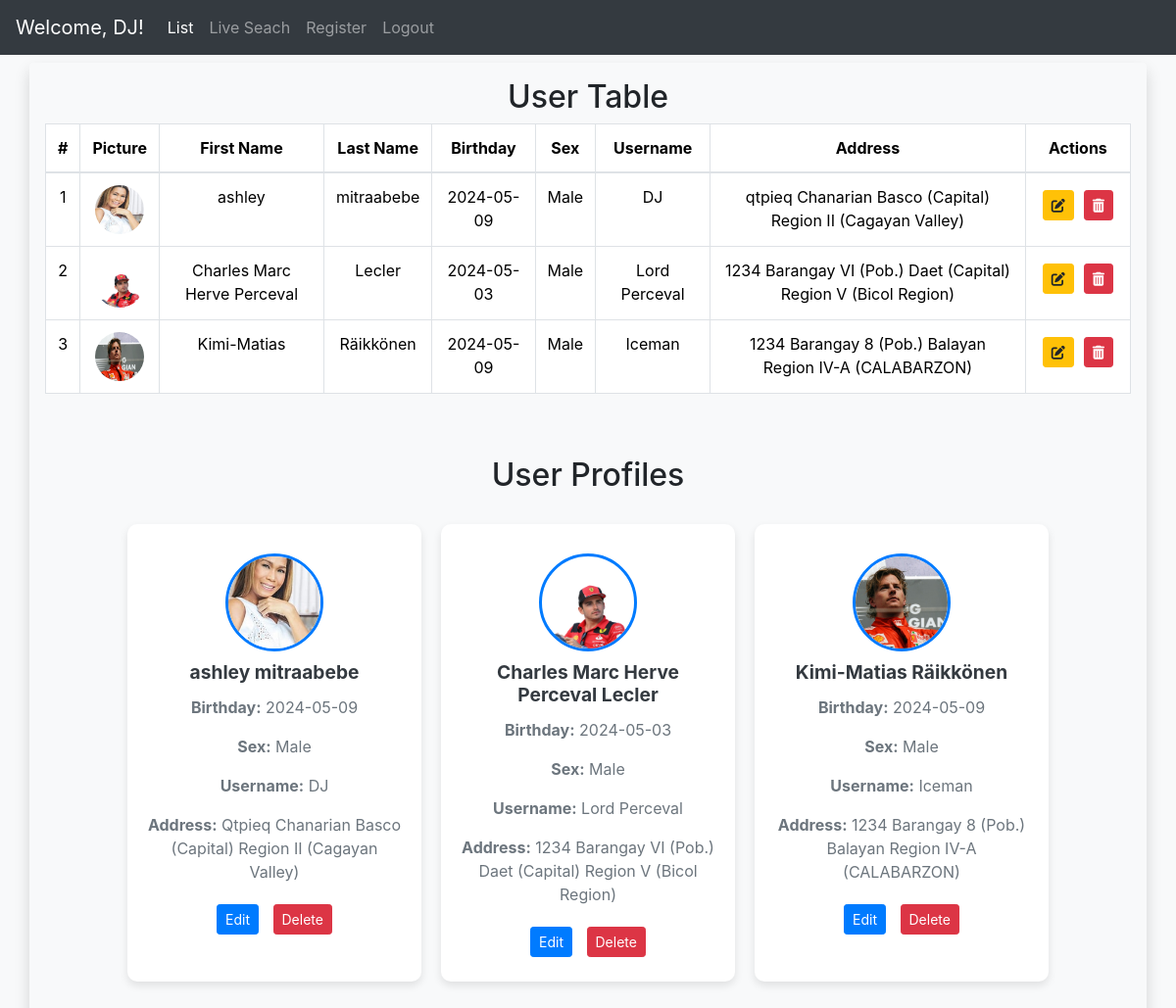
The page /index.php (signed in) on the database its author committed.
### tables this page shows
CREATE TABLE `users` (
  `user_id` int(11) NOT NULL,
  `username` varchar(255) DEFAULT NULL,
  `passwords` varchar(255) DEFAULT NULL,
  `first_name` varchar(225) DEFAULT NULL,
  `last_name` varchar(225) DEFAULT NULL,
  `user_email` varchar(255) NOT NULL,
  `birthday` date DEFAULT NULL,
  `sex` varchar(225) DEFAULT NULL,
  `user_profile` varchar(225) NOT NULL
);

### classes/database.php (called while the page is built, shortened)
<?php
class database{
    function opencon(){
        return new PDO('mysql:host=localhost; dbname=loginmethod', 'root', '');
    }
    function view(){
        $con = $this->opencon();
        return $con->query("SELECT users.user_id, users.user_profile, users.first_name, users.last_name,users.passwords, users.birthday, users.sex, users.username, CONCAT(users_address.Users_add_street,' ', users_address.Users_add_barangay,' ', users_address.Users_add_city,' ', users_address.User_add_province) AS address FROM users JOIN users_address ON users.user_id=users_address.user_id")->fetchAll();
    }
}

### index.php (the view, shortened to what this page needs)
<?php
require_once('classes/database.php');
$con = new database();
?>
<!DOCTYPE html>
<html lang="en">
<head>
  <link rel="stylesheet" href="./bootstrap-5.3.3-dist/css/bootstrap.css">
  <link href="https://stackpath.bootstrapcdn.com/bootstrap/4.5.2/css/bootstrap.min.css" rel="stylesheet">
  <link rel="stylesheet" href="https://cdnjs.cloudflare.com/ajax/libs/font-awesome/5.15.4/css/all.min.css">
  <link rel="stylesheet" href="https://cdnjs.cloudflare.com/ajax/libs/font-awesome/6.0.0-beta3/css/all.min.css">
<link rel="stylesheet" href="./includes/style.css">
</head>
<body>
<?php include('includes/navbar.php'); ?>
<div class="container user-info rounded shadow p-3 my-2">
<h2 class="text-center mb-2">User Table</h2>
  <div class="table-responsive text-center">
    <table class="table table-bordered">
      <thead>
        <tr>
          <th>#</th>
          <th>Picture</th>
          <th>First Name</th>
          <th>Last Name</th>
          <th>Birthday</th>
          <th>Sex</th>
          <th>Username</th>
          <th>Address</th>
          <th>Actions</th>
        </tr>
      </thead>
      <tbody>
        <?php
        $counter = 1;
        $data = $con-> view();
        foreach($data as $rows) {
        ?>
        <tr>
          <td><?php echo $counter++?></td>
          <td>
          <?php if (!empty($rows['user_profile'])): ?>
          <img src="<?php echo htmlspecialchars($rows['user_profile']); ?>" alt="Profile Picture" style="width: 50px; height: 50px; border-radius: 50%;">
          <?php else: ?>
          <img src="path/to/default/profile/pic.jpg" alt="Default Profile Picture" style="width: 50px; height: 50px; border-radius: 50%;">
          <?php endif; ?></td>
          <td><?php echo $rows['first_name'];?></td>
          <td><?php echo $rows['last_name'];?></td>
          <td><?php echo $rows['birthday'];?></td>
          <td><?php echo $rows['sex'];?></td>
          <td><?php echo $rows['username'];?></td>
          <td><?php echo $rows['address'];?></td>
          <td>
          <div class="btn-group" role="group">
          <form action="update.php" method="post" class="d-inline">
              <button type="submit" class="btn btn-warning btn-sm">
                <i class="fas fa-edit"></i>
              </button>
          </form>
          <form method="POST" class="d-inline">
              <button type="submit" name="delete" class="btn btn-danger btn-sm" onclick="return confirm('Are you sure you want to delete this user?')">
                <i class="fas fa-trash-alt"></i>
              </button>
          </form>
        </div>
        </td>
        </tr>
        <?php
        }
        ?>
      </tbody>
    </table>
  </div>
  <div class="container my-5">
        <h2 class="text-center">User Profiles</h2>
        <div class="card-container">
            <?php
            $data = $con->view();
            foreach ($data as $rows) {
            ?>
            <div class="card">
                <div class="card-body text-center">
                    <?php if (!empty($rows['user_profile'])): ?>
                        <img src="<?php echo htmlspecialchars($rows['user_profile']); ?>" alt="Profile Picture" class="profile-img">
                    <?php else: ?>
                        <img src="path/to/default/profile/pic.jpg" alt="Default Profile Picture" class="profile-img">
                    <?php endif; ?>
                    <h5 class="card-title"><?php echo htmlspecialchars($rows['first_name']) . ' ' . htmlspecialchars($rows['last_name']); ?></h5>
                    <p class="card-text"><strong>Birthday:</strong> <?php echo htmlspecialchars($rows['birthday']); ?></p>
                    <p class="card-text"><strong>Sex:</strong> <?php echo htmlspecialchars($rows['sex']); ?></p>
                    <p class="card-text"><strong>Username:</strong> <?php echo htmlspecialchars($rows['username']); ?></p>
                    <p class="card-text"><strong>Address:</strong> <?php echo ucwords(htmlspecialchars($rows['address'])); ?></p>
                    <form action="update.php" method="post" class="d-inline">
                        <button type="submit" class="btn btn-primary btn-sm">Edit</button>
                    </form>
                    <form method="POST" class="d-inline">
                        <input type="submit" name="delete" class="btn btn-danger btn-sm" value="Delete" onclick="return confirm('Are you sure you want to delete this user?')">
                    </form>
                </div>
            </div>
            <?php
            }
            ?>
        </div>
    </div>
</div>
</body>
</html>

### includes/navbar.php (shortened to what this page needs)
<?php
$current_page = basename($_SERVER['PHP_SELF']);
?>
<nav class="navbar navbar-expand-lg navbar-dark bg-dark">
  <a class="navbar-brand" href="#">Welcome, <?php echo $_SESSION['username']; ?>!</a>
  <div class="collapse navbar-collapse" id="navbarTogglerDemo02">
    <ul class="navbar-nav mr-auto mt-2 mt-lg-0">
      <li class="nav-item <?php echo ($current_page == 'index.php') ? 'active' : ''; ?>">
        <a class="nav-link" href="index.php">List<span class="sr-only">(current)</span></a>
      </li>
      <li class="nav-item <?php echo ($current_page == 'livesearch.php' OR $current_page == 'update.php') ? 'active' : ''; ?>">
        <a class="nav-link" href="livesearch.php">Live Seach</a>
      </li>
      <li class="nav-item <?php echo ($current_page == 'register.php' OR $current_page == 'update.php') ? 'active' : ''; ?>">
        <a class="nav-link" href="register.php">Register</a>
      </li>
      <li class="nav-item <?php echo ($current_page == 'logout.php') ? 'active' : ''; ?>">
        <a class="nav-link" href="logout.php">Logout</a>
      </li>
    </ul>
  </div>
</nav>

### includes/style.css (style rules this page uses)
body { background-color: #f8f9fa; }
.card-container { display: flex; flex-wrap: wrap; gap: 20px; justify-content: center; margin-top: 30px; }
.card { width: 300px; border: none; border-radius: 10px; box-shadow: 0 4px 8px rgba(0, 0, 0, 0.1); transition: transform 0.2s, box-shadow 0.2s; }
.profile-img { width: 100px; height: 100px; border-radius: 50%; object-fit: cover; margin: 10px auto; border: 3px solid #007bff; }
.card-title { font-size: 1.2rem; font-weight: bold; color: #343a40; }
.card-text { color: #6c757d; }
.btn { margin: 5px; }

### rows shown on the page
users: user_profile (picture), first_name "ashley", last_name "mitraabebe", birthday "2024-05-09", sex "Male", username "DJ", address "qtpieq Chanarian Basco (Capital) Region II (Cagayan Valley)", address "Qtpieq Chanarian Basco (Capital) Region II (Cagayan Valley)"
users: user_profile (picture), first_name "Charles Marc Herve Perceval", last_name "Lecler", birthday "2024-05-03", sex "Male", username "Lord Perceval", address "1234 Barangay VI (Pob.) Daet (Capital) Region V (Bicol Region)"
users: user_profile (picture), first_name "Kimi-Matias", last_name "Räikkönen", birthday "2024-05-09", sex "Male", username "Iceman", address "1234 Barangay 8 (Pob.) Balayan Region IV-A (CALABARZON)"

### other values the page prints
$_SESSION['username'] "DJ"
